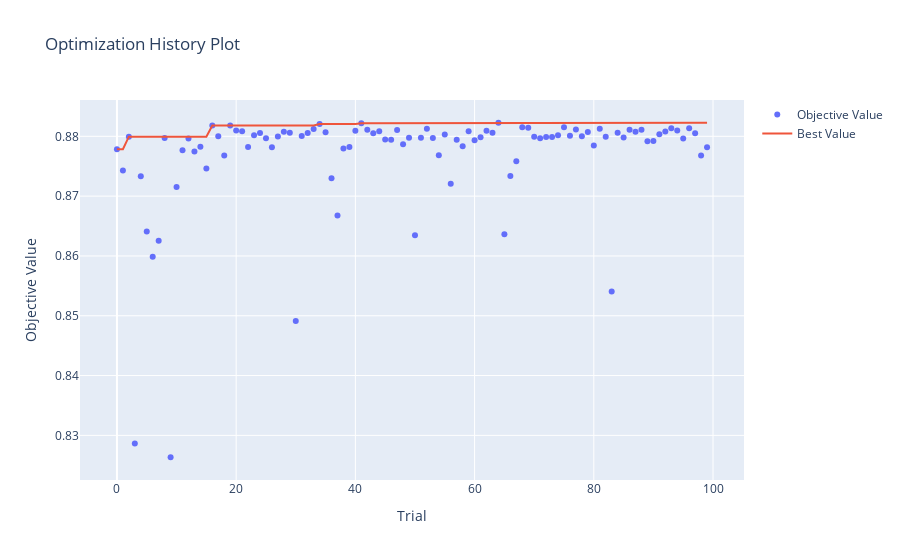

Notebook code for this chart:
### Markdown cell above
## ***Optuna Visualization***

### Code cell
optuna.visualization.plot_optimization_history(study_xg_unbalanced)
